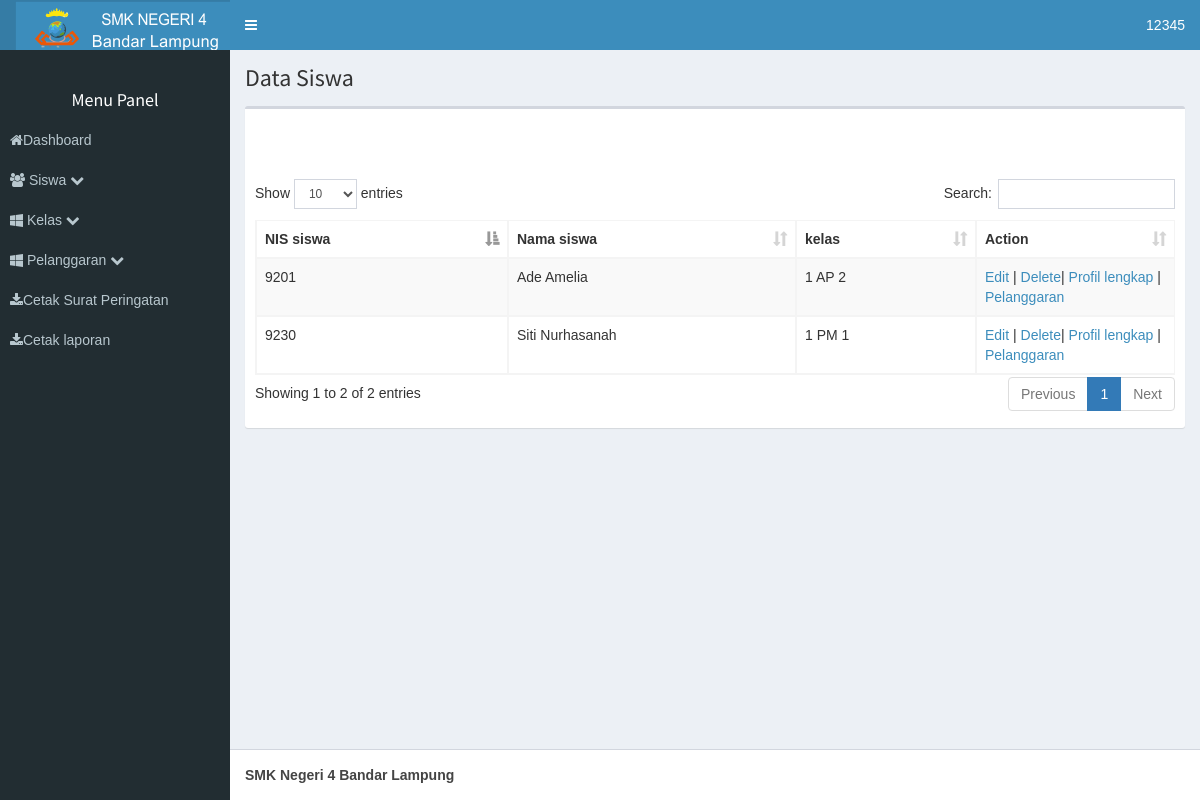
Screenshot of /1/siswa.php (signed in) with the database file from the repository.
### tables this page shows
CREATE TABLE IF NOT EXISTS `siswa` (
  `NIS_siswa` varchar(4) NOT NULL DEFAULT '',
  `NIP` varchar(18) NOT NULL,
  `Semester` int(1) NOT NULL,
  `Tahun_ajaran` varchar(11) NOT NULL,
  `Kode_jurusan` varchar(3) NOT NULL,
  `Kode_kelas` varchar(5) NOT NULL,
  `Nama_siswa` varchar(30) NOT NULL,
  `Alamat_siswa` varchar(100) NOT NULL,
  `No_hp_siswa` varchar(13) NOT NULL,
  `Nama_wali_siswa` varchar(30) NOT NULL,
  `No_hp_wali_siswa` varchar(13) NOT NULL,
  `photo` varchar(100) NOT NULL
);

CREATE TABLE IF NOT EXISTS `kelas` (
  `Kode_kelas` varchar(5) NOT NULL,
  `Kode_jurusan` varchar(3) NOT NULL,
  `Nama_kelas` varchar(7) NOT NULL
);

### 1/dt_siswa.php (the view, shortened to what this page needs)
<thead>
	<tr>
		<th>NIS siswa</th>
		<th>Nama siswa</th>
		<th>kelas</th>
		<th>Action</th>
	</tr>
</thead>
<tbody>
	<?php
		$querysiswa = mysqli_query ($konek, "SELECT siswa.NIS_siswa,siswa.Nama_siswa,kelas.Nama_kelas  FROM siswa JOIN kelas ON siswa.Kode_kelas = kelas.Kode_kelas ORDER BY siswa.Kode_kelas asc ");
		while ($siswa = mysqli_fetch_array ($querysiswa)){
			echo "
				<tr>
					<td>$siswa[NIS_siswa]</td>
					<td>$siswa[Nama_siswa]</td>
					<td>$siswa[Nama_kelas]</td>
					<td>
						<a href='siswa_modal_edit.php?id=$siswa[NIS_siswa]'>Edit</a> |
						<a href='#' onClick='confirm_delete(\"siswa_delete.php?NIS_siswa=$siswa[NIS_siswa]\")'>Delete</a>|
						<a href='profil.php?id=$siswa[NIS_siswa]' target='blank'>Profil lengkap</a> |
						<a href='total_point.php?id=$siswa[NIS_siswa]' target='blank'>Pelanggaran</a>
					</td>
				</tr>";
		}
	?>
</tbody>

### aset/menubar.css (style rules this page uses)
html, body { font-family: Arial, Helvetica, sans-serif; }

### rows the page displays
siswa: NIS_siswa "9230", Nama_siswa "Siti Nurhasanah", Kode_kelas.Nama_kelas "1 PM 1"
siswa: NIS_siswa "9201", Nama_siswa "Ade Amelia", Kode_kelas.Nama_kelas "1 AP 2"

### other values shown
$_SESSION["NIP"] "12345"
